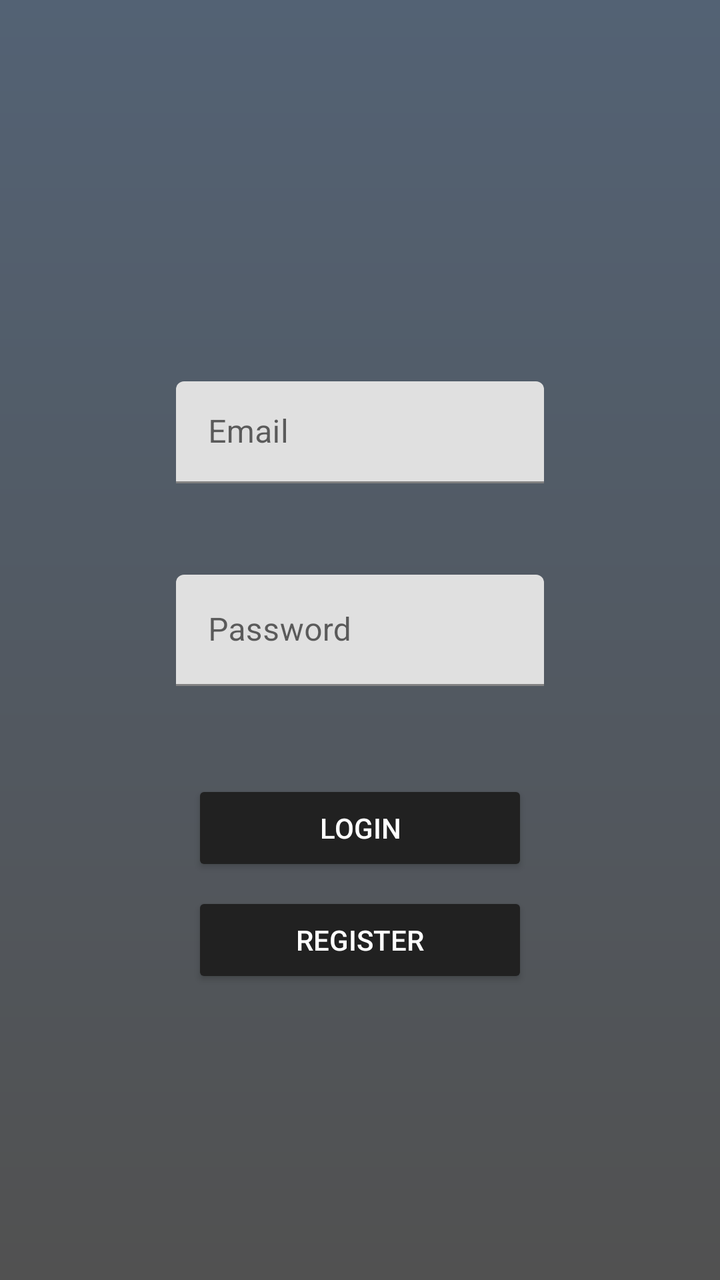
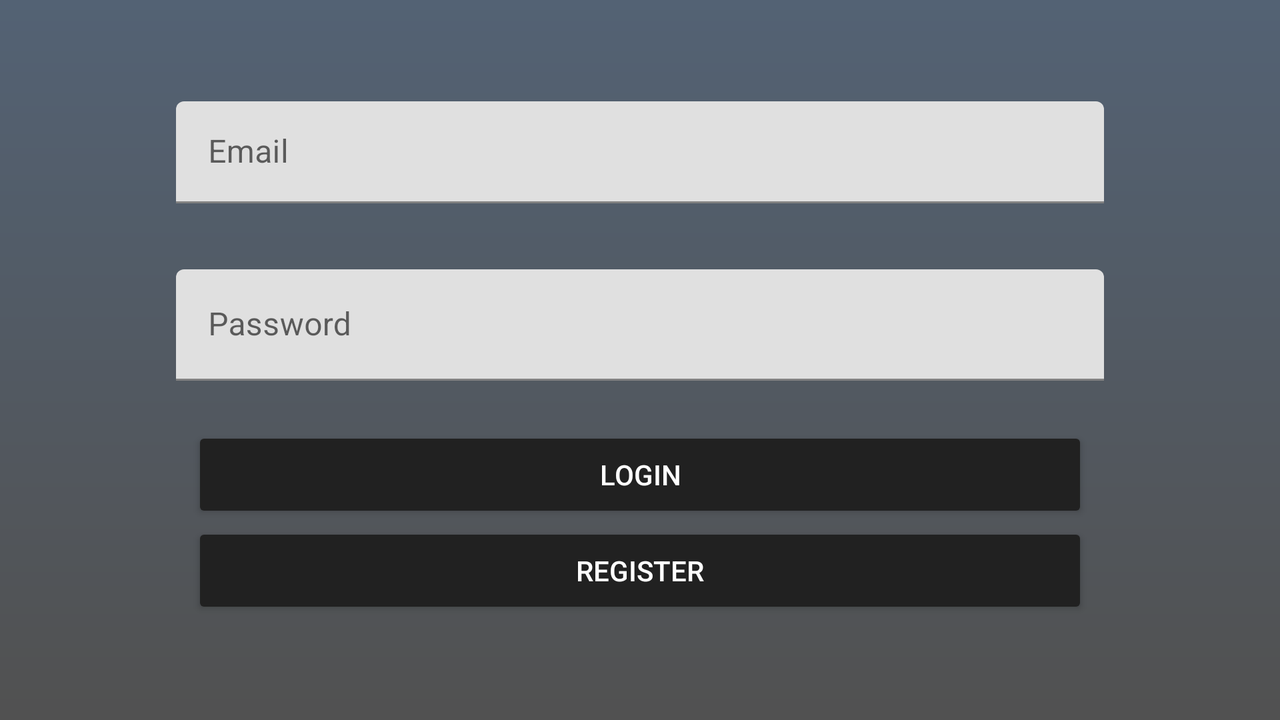

One screen, two layout resources from the same app: the default and the repository's alternative for another configuration. Each is rendered where Android would select it; the XML of both is given below.
<!-- AndroidManifest.xml: application theme Theme.CardProject -->
<!-- res/layout/fragment_login.xml -->
<?xml version="1.0" encoding="utf-8"?>
<androidx.constraintlayout.widget.ConstraintLayout xmlns:android="http://schemas.android.com/apk/res/android"
    xmlns:app="http://schemas.android.com/apk/res-auto"
    xmlns:tools="http://schemas.android.com/tools"
    android:id="@+id/frameLayout"
    android:layout_width="match_parent"
    android:layout_height="match_parent"
    android:background="@drawable/gradient_backgroud"
    android:orientation="vertical"
    tools:context=".ui.auth.LoginFragment">

    <com.google.android.material.textfield.TextInputLayout
        android:id="@+id/lastNameInputLayout"
        android:layout_width="0dp"
        android:layout_height="51dp"
        android:layout_marginStart="88dp"
        android:layout_marginEnd="88dp"
        android:layout_marginBottom="208dp"
        android:hint="@string/email"
        app:boxBackgroundMode="filled"
        app:hintTextAppearance="@style/TextAppearance.AppCompat.Body1"
        app:layout_constraintBottom_toBottomOf="parent"
        app:layout_constraintEnd_toEndOf="parent"
        app:layout_constraintStart_toStartOf="parent"
        app:layout_constraintTop_toTopOf="parent">

        <EditText
            android:id="@+id/loginEmailET"
            android:layout_width="match_parent"
            android:layout_height="match_parent"
            android:layout_weight="1"
            android:ems="10"
            android:inputType="textEmailAddress"
            android:textColorHint="#616161" />
    </com.google.android.material.textfield.TextInputLayout>

    <com.google.android.material.textfield.TextInputLayout
        android:id="@+id/textInputLayout2"
        android:layout_width="0dp"
        android:layout_height="wrap_content"
        android:layout_marginTop="16dp"
        app:boxBackgroundMode="filled"
        app:layout_constraintBottom_toBottomOf="parent"
        app:layout_constraintEnd_toEndOf="@+id/lastNameInputLayout"
        app:layout_constraintHorizontal_bias="0.0"
        app:layout_constraintStart_toStartOf="@+id/lastNameInputLayout"
        app:layout_constraintTop_toBottomOf="@+id/lastNameInputLayout"
        app:layout_constraintVertical_bias="0.091">

        <EditText
            android:id="@+id/loginPasswordET"
            android:layout_width="match_parent"
            android:layout_height="match_parent"
            android:layout_weight="1"
            android:ems="10"
            android:hint="@string/password"
            android:inputType="textPassword"
            android:textColorHint="#616161" />
    </com.google.android.material.textfield.TextInputLayout>

    <Button
        android:id="@+id/loginBtn"
        style="@android:style/Widget.Material.Light.Button"
        android:layout_width="0dp"
        android:layout_height="wrap_content"
        android:layout_marginStart="96dp"
        android:layout_marginEnd="96dp"
        android:orientation="horizontal"
        android:text="@string/login"
        app:layout_constraintBottom_toBottomOf="parent"
        app:layout_constraintEnd_toEndOf="parent"
        app:layout_constraintHorizontal_bias="0.0"
        app:layout_constraintStart_toStartOf="parent"
        app:layout_constraintTop_toBottomOf="@+id/textInputLayout2"
        app:layout_constraintVertical_bias="0.189" />

    <Button
        android:id="@+id/loginRegisterBtn"
        style="@style/Widget.AppCompat.Button"
        android:layout_width="0dp"
        android:layout_height="wrap_content"
        android:layout_marginTop="8dp"
        android:text="@string/register"
        android:textAllCaps="true"
        android:textSize="14sp"
        app:layout_constraintEnd_toEndOf="@+id/loginBtn"
        app:layout_constraintStart_toStartOf="@+id/loginBtn"
        app:layout_constraintTop_toBottomOf="@+id/loginBtn" />

</androidx.constraintlayout.widget.ConstraintLayout>
<!-- resources referenced by this layout -->
<resources>
  <!-- drawable gradient_backgroud (drawable) -->
  <?xml version="1.0" encoding="utf-8"?>
  <shape xmlns:android="http://schemas.android.com/apk/res/android">
  
      <gradient
          android:type="linear"
          android:angle="90"
          android:startColor="#515151"
          android:endColor="#536274"
          />
  </shape>
  <string name="email">Email</string>
  <string name="login">Login</string>
  <string name="password">Password</string>
  <string name="register">Register</string>
  <style name="Theme.CardProject" parent="Base.Theme.CardProject" />
  <style name="Base.Theme.CardProject" parent="Theme.MaterialComponents.DayNight.DarkActionBar">
          
          
      </style>
</resources>
<!-- res/layout-w600dp/fragment_login.xml (the repository's variant of the layout above) -->
<!-- drawn on the phone turned sideways -->
<?xml version="1.0" encoding="utf-8"?>
<androidx.constraintlayout.widget.ConstraintLayout xmlns:android="http://schemas.android.com/apk/res/android"
    xmlns:app="http://schemas.android.com/apk/res-auto"
    android:layout_width="match_parent"
    android:layout_height="match_parent"
    android:background="@drawable/gradient_backgroud">

    <com.google.android.material.textfield.TextInputLayout
        android:id="@+id/lastNameInputLayout"
        android:layout_width="0dp"
        android:layout_height="51dp"
        android:layout_marginStart="88dp"
        android:layout_marginEnd="88dp"
        android:layout_marginBottom="208dp"
        android:hint="@string/email"
        app:boxBackgroundMode="filled"
        app:hintTextAppearance="@style/TextAppearance.AppCompat.Body1"
        app:layout_constraintBottom_toBottomOf="parent"
        app:layout_constraintEnd_toEndOf="parent"
        app:layout_constraintStart_toStartOf="parent"
        app:layout_constraintTop_toTopOf="parent">

        <EditText
            android:id="@+id/loginEmailET"
            android:layout_width="match_parent"
            android:layout_height="match_parent"
            android:layout_weight="1"
            android:ems="10"
            android:inputType="textEmailAddress"
            android:textColorHint="#616161" />
    </com.google.android.material.textfield.TextInputLayout>

    <com.google.android.material.textfield.TextInputLayout
        android:id="@+id/textInputLayout2"
        android:layout_width="0dp"
        android:layout_height="wrap_content"
        android:layout_marginTop="16dp"
        app:boxBackgroundMode="filled"
        app:layout_constraintBottom_toBottomOf="parent"
        app:layout_constraintEnd_toEndOf="@+id/lastNameInputLayout"
        app:layout_constraintHorizontal_bias="0.0"
        app:layout_constraintStart_toStartOf="@+id/lastNameInputLayout"
        app:layout_constraintTop_toBottomOf="@+id/lastNameInputLayout"
        app:layout_constraintVertical_bias="0.091">

        <EditText
            android:id="@+id/loginPasswordET"
            android:layout_width="match_parent"
            android:layout_height="match_parent"
            android:layout_weight="1"
            android:ems="10"
            android:hint="@string/password"
            android:inputType="textPassword"
            android:textColorHint="#616161" />
    </com.google.android.material.textfield.TextInputLayout>

    <Button
        android:id="@+id/loginBtn"
        style="@android:style/Widget.Material.Light.Button"
        android:layout_width="0dp"
        android:layout_height="wrap_content"
        android:layout_marginStart="96dp"
        android:layout_marginEnd="96dp"
        android:orientation="horizontal"
        android:text="@string/login"
        app:layout_constraintBottom_toBottomOf="parent"
        app:layout_constraintEnd_toEndOf="parent"
        app:layout_constraintHorizontal_bias="0.0"
        app:layout_constraintStart_toStartOf="parent"
        app:layout_constraintTop_toBottomOf="@+id/textInputLayout2"
        app:layout_constraintVertical_bias="0.189" />

    <Button
        android:id="@+id/loginRegisterBtn"
        style="@style/Widget.AppCompat.Button"
        android:layout_width="0dp"
        android:layout_height="wrap_content"
        android:text="@string/register"
        android:textAllCaps="true"
        android:textSize="14sp"
        app:layout_constraintEnd_toEndOf="@+id/loginBtn"
        app:layout_constraintStart_toStartOf="@+id/loginBtn"
        app:layout_constraintTop_toBottomOf="@+id/loginBtn" />
</androidx.constraintlayout.widget.ConstraintLayout>
